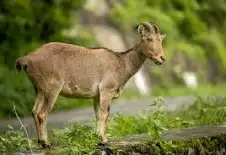
#> input picture Image_classification/Tahr.jpg, 226 x 155 px, found by its file name
$ python Image_segmentation.py
#> lines starting #> are read from the running program, lines starting #| are printed output that depends on the picture
from skimage.io import imread
from sklearn.cluster import KMeans
import matplotlib.pyplot as plt

tensor = imread(r'Image_classification\Tahr.jpg')
#> tensor is the input picture: shape (155, 226, 3); mean R, G, B 117.4, 118.2, 62.5
tensor = tensor / 255.0
image = tensor.reshape(-1, 3)

kmeans = KMeans(n_clusters=2)#changing the value here allows us to access the depth and the depth of the image.
kmeans.fit(image)

seg_img = kmeans.cluster_centers_[kmeans.labels_]
seg_img = seg_img.reshape(tensor.shape)

plt.imshow(seg_img)
plt.show()
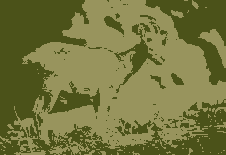
#> shown: shape (155, 226, 3) float64; mean R, G, B 0.46, 0.463, 0.245


#this divides the image in two or n colour of the cluster. can be useful for depth analysis and the image or rays tracing.
